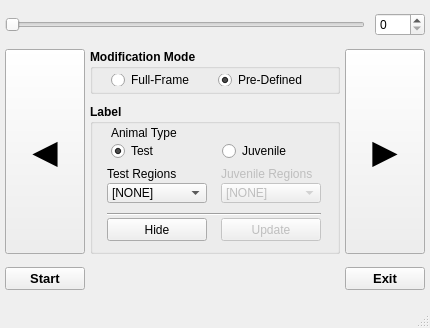
<?xml version="1.0" encoding="UTF-8"?>
<ui version="4.0">
 <class>ControlViewer</class>
 <widget class="QMainWindow" name="ControlViewer">
  <property name="geometry">
   <rect>
    <x>0</x>
    <y>0</y>
    <width>428</width>
    <height>328</height>
   </rect>
  </property>
  <property name="maximumSize">
   <size>
    <width>1060</width>
    <height>400</height>
   </size>
  </property>
  <property name="windowTitle">
   <string>MEGIT Pre-Processing Control</string>
  </property>
  <widget class="QWidget" name="frmctrlWidget">
   <layout class="QHBoxLayout" name="mainLayout">
    <property name="spacing">
     <number>10</number>
    </property>
    <property name="leftMargin">
     <number>5</number>
    </property>
    <property name="topMargin">
     <number>5</number>
    </property>
    <property name="rightMargin">
     <number>5</number>
    </property>
    <property name="bottomMargin">
     <number>5</number>
    </property>
    <item>
     <layout class="QVBoxLayout" name="inputsLayout">
      <property name="spacing">
       <number>5</number>
      </property>
      <item>
       <layout class="QHBoxLayout" name="frmsldrLayout">
        <property name="spacing">
         <number>10</number>
        </property>
        <item>
         <widget class="QSlider" name="frameSlider">
          <property name="minimumSize">
           <size>
            <width>0</width>
            <height>25</height>
           </size>
          </property>
          <property name="maximumSize">
           <size>
            <width>16777215</width>
            <height>25</height>
           </size>
          </property>
          <property name="orientation">
           <enum>Qt::Horizontal</enum>
          </property>
         </widget>
        </item>
        <item>
         <widget class="QSpinBox" name="sliderValue">
          <property name="minimumSize">
           <size>
            <width>50</width>
            <height>0</height>
           </size>
          </property>
         </widget>
        </item>
       </layout>
      </item>
      <item>
       <layout class="QHBoxLayout" name="controlsLayout">
        <property name="spacing">
         <number>5</number>
        </property>
        <item>
         <widget class="QPushButton" name="prevButton">
          <property name="minimumSize">
           <size>
            <width>0</width>
            <height>205</height>
           </size>
          </property>
          <property name="font">
           <font>
            <pointsize>25</pointsize>
            <weight>75</weight>
            <bold>true</bold>
           </font>
          </property>
          <property name="text">
           <string>◀</string>
          </property>
         </widget>
        </item>
        <item>
         <layout class="QVBoxLayout" name="settingsLayout">
          <property name="spacing">
           <number>10</number>
          </property>
          <item>
           <widget class="QGroupBox" name="modmodeBox">
            <property name="minimumSize">
             <size>
              <width>250</width>
              <height>45</height>
             </size>
            </property>
            <property name="maximumSize">
             <size>
              <width>250</width>
              <height>45</height>
             </size>
            </property>
            <property name="font">
             <font>
              <weight>75</weight>
              <bold>true</bold>
             </font>
            </property>
            <property name="title">
             <string>Modification Mode</string>
            </property>
            <layout class="QHBoxLayout" name="modmodeLayout">
             <property name="spacing">
              <number>5</number>
             </property>
             <property name="leftMargin">
              <number>18</number>
             </property>
             <property name="topMargin">
              <number>5</number>
             </property>
             <property name="rightMargin">
              <number>18</number>
             </property>
             <property name="bottomMargin">
              <number>5</number>
             </property>
             <item>
              <widget class="QRadioButton" name="fullmodeButton">
               <property name="font">
                <font>
                 <weight>50</weight>
                 <bold>false</bold>
                </font>
               </property>
               <property name="text">
                <string>Full-Frame</string>
               </property>
               <property name="checked">
                <bool>false</bool>
               </property>
               <attribute name="buttonGroup">
                <string notr="true">rangeGroup</string>
               </attribute>
              </widget>
             </item>
             <item>
              <widget class="QRadioButton" name="selcmodeButton">
               <property name="font">
                <font>
                 <weight>50</weight>
                 <bold>false</bold>
                </font>
               </property>
               <property name="text">
                <string>Pre-Defined</string>
               </property>
               <property name="checked">
                <bool>true</bool>
               </property>
               <attribute name="buttonGroup">
                <string notr="true">rangeGroup</string>
               </attribute>
              </widget>
             </item>
            </layout>
           </widget>
          </item>
          <item>
           <layout class="QHBoxLayout" name="featuresLayout">
            <property name="spacing">
             <number>10</number>
            </property>
            <item>
             <widget class="QGroupBox" name="labelGroup">
              <property name="minimumSize">
               <size>
                <width>250</width>
                <height>150</height>
               </size>
              </property>
              <property name="maximumSize">
               <size>
                <width>250</width>
                <height>150</height>
               </size>
              </property>
              <property name="font">
               <font>
                <weight>75</weight>
                <bold>true</bold>
               </font>
              </property>
              <property name="title">
               <string>Label</string>
              </property>
              <layout class="QVBoxLayout" name="labelLayout">
               <property name="spacing">
                <number>5</number>
               </property>
               <property name="leftMargin">
                <number>10</number>
               </property>
               <property name="topMargin">
                <number>0</number>
               </property>
               <property name="rightMargin">
                <number>10</number>
               </property>
               <property name="bottomMargin">
                <number>10</number>
               </property>
               <item>
                <layout class="QGridLayout" name="modeLayout">
                 <property name="leftMargin">
                  <number>8</number>
                 </property>
                 <property name="rightMargin">
                  <number>0</number>
                 </property>
                 <property name="horizontalSpacing">
                  <number>5</number>
                 </property>
                 <property name="verticalSpacing">
                  <number>0</number>
                 </property>
                 <item row="0" column="0">
                  <widget class="QLabel" name="aniLabel">
                   <property name="font">
                    <font>
                     <weight>50</weight>
                     <bold>false</bold>
                    </font>
                   </property>
                   <property name="text">
                    <string>Animal Type</string>
                   </property>
                  </widget>
                 </item>
                 <item row="1" column="0">
                  <widget class="QRadioButton" name="tgtButton">
                   <property name="font">
                    <font>
                     <weight>50</weight>
                     <bold>false</bold>
                    </font>
                   </property>
                   <property name="text">
                    <string>Test</string>
                   </property>
                   <property name="checked">
                    <bool>true</bool>
                   </property>
                   <attribute name="buttonGroup">
                    <string notr="true">modeGroup</string>
                   </attribute>
                  </widget>
                 </item>
                 <item row="1" column="1">
                  <widget class="QRadioButton" name="juvButton">
                   <property name="font">
                    <font>
                     <weight>50</weight>
                     <bold>false</bold>
                    </font>
                   </property>
                   <property name="text">
                    <string>Juvenile</string>
                   </property>
                   <attribute name="buttonGroup">
                    <string notr="true">modeGroup</string>
                   </attribute>
                  </widget>
                 </item>
                </layout>
               </item>
               <item>
                <layout class="QGridLayout" name="lblselLayout">
                 <property name="horizontalSpacing">
                  <number>10</number>
                 </property>
                 <property name="verticalSpacing">
                  <number>2</number>
                 </property>
                 <item row="0" column="0">
                  <widget class="QLabel" name="tgtLabel">
                   <property name="font">
                    <font>
                     <weight>50</weight>
                     <bold>false</bold>
                    </font>
                   </property>
                   <property name="text">
                    <string>Test Regions</string>
                   </property>
                  </widget>
                 </item>
                 <item row="0" column="1">
                  <widget class="QLabel" name="juvLabel">
                   <property name="enabled">
                    <bool>false</bool>
                   </property>
                   <property name="font">
                    <font>
                     <weight>50</weight>
                     <bold>false</bold>
                    </font>
                   </property>
                   <property name="text">
                    <string>Juvenile Regions</string>
                   </property>
                  </widget>
                 </item>
                 <item row="1" column="0">
                  <widget class="QComboBox" name="tgtBox">
                   <property name="minimumSize">
                    <size>
                     <width>100</width>
                     <height>20</height>
                    </size>
                   </property>
                   <property name="maximumSize">
                    <size>
                     <width>100</width>
                     <height>20</height>
                    </size>
                   </property>
                   <property name="font">
                    <font>
                     <weight>50</weight>
                     <bold>false</bold>
                    </font>
                   </property>
                   <item>
                    <property name="text">
                     <string>[NONE]</string>
                    </property>
                   </item>
                   <item>
                    <property name="text">
                     <string>Gap</string>
                    </property>
                   </item>
                   <item>
                    <property name="text">
                     <string>Top</string>
                    </property>
                   </item>
                   <item>
                    <property name="text">
                     <string>Bottom</string>
                    </property>
                   </item>
                   <item>
                    <property name="text">
                     <string>Wall</string>
                    </property>
                   </item>
                  </widget>
                 </item>
                 <item row="1" column="1">
                  <widget class="QComboBox" name="juvBox">
                   <property name="enabled">
                    <bool>false</bool>
                   </property>
                   <property name="minimumSize">
                    <size>
                     <width>100</width>
                     <height>20</height>
                    </size>
                   </property>
                   <property name="maximumSize">
                    <size>
                     <width>100</width>
                     <height>20</height>
                    </size>
                   </property>
                   <property name="font">
                    <font>
                     <weight>50</weight>
                     <bold>false</bold>
                    </font>
                   </property>
                   <item>
                    <property name="text">
                     <string>[NONE]</string>
                    </property>
                   </item>
                   <item>
                    <property name="text">
                     <string>Gap</string>
                    </property>
                   </item>
                   <item>
                    <property name="text">
                     <string>Top</string>
                    </property>
                   </item>
                   <item>
                    <property name="text">
                     <string>Bottom</string>
                    </property>
                   </item>
                  </widget>
                 </item>
                </layout>
               </item>
               <item>
                <layout class="QGridLayout" name="lblctrlLayout">
                 <property name="topMargin">
                  <number>5</number>
                 </property>
                 <property name="horizontalSpacing">
                  <number>10</number>
                 </property>
                 <property name="verticalSpacing">
                  <number>2</number>
                 </property>
                 <item row="0" column="0" colspan="2">
                  <widget class="Line" name="labelLine">
                   <property name="orientation">
                    <enum>Qt::Horizontal</enum>
                   </property>
                  </widget>
                 </item>
                 <item row="1" column="0">
                  <widget class="QPushButton" name="hidButton">
                   <property name="sizePolicy">
                    <sizepolicy hsizetype="Fixed" vsizetype="Fixed">
                     <horstretch>0</horstretch>
                     <verstretch>0</verstretch>
                    </sizepolicy>
                   </property>
                   <property name="minimumSize">
                    <size>
                     <width>100</width>
                     <height>23</height>
                    </size>
                   </property>
                   <property name="maximumSize">
                    <size>
                     <width>100</width>
                     <height>23</height>
                    </size>
                   </property>
                   <property name="font">
                    <font>
                     <weight>50</weight>
                     <bold>false</bold>
                    </font>
                   </property>
                   <property name="text">
                    <string>Hide</string>
                   </property>
                  </widget>
                 </item>
                 <item row="1" column="1">
                  <widget class="QPushButton" name="updButton">
                   <property name="enabled">
                    <bool>false</bool>
                   </property>
                   <property name="sizePolicy">
                    <sizepolicy hsizetype="Fixed" vsizetype="Fixed">
                     <horstretch>0</horstretch>
                     <verstretch>0</verstretch>
                    </sizepolicy>
                   </property>
                   <property name="minimumSize">
                    <size>
                     <width>100</width>
                     <height>23</height>
                    </size>
                   </property>
                   <property name="maximumSize">
                    <size>
                     <width>100</width>
                     <height>23</height>
                    </size>
                   </property>
                   <property name="font">
                    <font>
                     <weight>50</weight>
                     <bold>false</bold>
                    </font>
                   </property>
                   <property name="text">
                    <string>Update</string>
                   </property>
                  </widget>
                 </item>
                </layout>
               </item>
              </layout>
             </widget>
            </item>
           </layout>
          </item>
         </layout>
        </item>
        <item>
         <widget class="QPushButton" name="nextButton">
          <property name="minimumSize">
           <size>
            <width>0</width>
            <height>205</height>
           </size>
          </property>
          <property name="font">
           <font>
            <pointsize>25</pointsize>
            <weight>75</weight>
            <bold>true</bold>
           </font>
          </property>
          <property name="text">
           <string>▶</string>
          </property>
         </widget>
        </item>
       </layout>
      </item>
      <item>
       <layout class="QHBoxLayout" name="progctrlLayout">
        <property name="spacing">
         <number>10</number>
        </property>
        <item>
         <widget class="QPushButton" name="startButton">
          <property name="font">
           <font>
            <pointsize>10</pointsize>
            <weight>75</weight>
            <bold>true</bold>
           </font>
          </property>
          <property name="text">
           <string>Start</string>
          </property>
         </widget>
        </item>
        <item>
         <spacer name="progctrltSpacer">
          <property name="orientation">
           <enum>Qt::Horizontal</enum>
          </property>
          <property name="sizeHint" stdset="0">
           <size>
            <width>40</width>
            <height>25</height>
           </size>
          </property>
         </spacer>
        </item>
        <item>
         <widget class="QPushButton" name="exitButton">
          <property name="font">
           <font>
            <pointsize>10</pointsize>
            <weight>75</weight>
            <bold>true</bold>
           </font>
          </property>
          <property name="text">
           <string>Exit</string>
          </property>
         </widget>
        </item>
       </layout>
      </item>
     </layout>
    </item>
   </layout>
  </widget>
  <widget class="QStatusBar" name="statusBar"/>
  <widget class="QMenuBar" name="menuBar">
   <property name="geometry">
    <rect>
     <x>0</x>
     <y>0</y>
     <width>428</width>
     <height>21</height>
    </rect>
   </property>
  </widget>
 </widget>
 <tabstops>
  <tabstop>frameSlider</tabstop>
  <tabstop>sliderValue</tabstop>
  <tabstop>tgtButton</tabstop>
  <tabstop>juvButton</tabstop>
  <tabstop>tgtBox</tabstop>
  <tabstop>juvBox</tabstop>
  <tabstop>hidButton</tabstop>
  <tabstop>updButton</tabstop>
  <tabstop>startButton</tabstop>
  <tabstop>exitButton</tabstop>
  <tabstop>prevButton</tabstop>
  <tabstop>nextButton</tabstop>
 </tabstops>
 <resources/>
 <connections>
  <connection>
   <sender>frameSlider</sender>
   <signal>valueChanged(int)</signal>
   <receiver>sliderValue</receiver>
   <slot>setValue(int)</slot>
   <hints>
    <hint type="sourcelabel">
     <x>84</x>
     <y>46</y>
    </hint>
    <hint type="destinationlabel">
     <x>420</x>
     <y>49</y>
    </hint>
   </hints>
  </connection>
  <connection>
   <sender>sliderValue</sender>
   <signal>valueChanged(int)</signal>
   <receiver>frameSlider</receiver>
   <slot>setValue(int)</slot>
   <hints>
    <hint type="sourcelabel">
     <x>420</x>
     <y>49</y>
    </hint>
    <hint type="destinationlabel">
     <x>84</x>
     <y>46</y>
    </hint>
   </hints>
  </connection>
  <connection>
   <sender>prevButton</sender>
   <signal>clicked()</signal>
   <receiver>sliderValue</receiver>
   <slot>stepDown()</slot>
   <hints>
    <hint type="sourcelabel">
     <x>73</x>
     <y>191</y>
    </hint>
    <hint type="destinationlabel">
     <x>420</x>
     <y>49</y>
    </hint>
   </hints>
  </connection>
  <connection>
   <sender>nextButton</sender>
   <signal>clicked()</signal>
   <receiver>sliderValue</receiver>
   <slot>stepUp()</slot>
   <hints>
    <hint type="sourcelabel">
     <x>420</x>
     <y>191</y>
    </hint>
    <hint type="destinationlabel">
     <x>420</x>
     <y>49</y>
    </hint>
   </hints>
  </connection>
  <connection>
   <sender>juvButton</sender>
   <signal>toggled(bool)</signal>
   <receiver>juvBox</receiver>
   <slot>setEnabled(bool)</slot>
   <hints>
    <hint type="sourcelabel">
     <x>326</x>
     <y>167</y>
    </hint>
    <hint type="destinationlabel">
     <x>320</x>
     <y>211</y>
    </hint>
   </hints>
  </connection>
  <connection>
   <sender>juvButton</sender>
   <signal>toggled(bool)</signal>
   <receiver>juvLabel</receiver>
   <slot>setEnabled(bool)</slot>
   <hints>
    <hint type="sourcelabel">
     <x>326</x>
     <y>167</y>
    </hint>
    <hint type="destinationlabel">
     <x>320</x>
     <y>189</y>
    </hint>
   </hints>
  </connection>
  <connection>
   <sender>tgtButton</sender>
   <signal>toggled(bool)</signal>
   <receiver>tgtLabel</receiver>
   <slot>setEnabled(bool)</slot>
   <hints>
    <hint type="sourcelabel">
     <x>138</x>
     <y>162</y>
    </hint>
    <hint type="destinationlabel">
     <x>136</x>
     <y>179</y>
    </hint>
   </hints>
  </connection>
  <connection>
   <sender>tgtButton</sender>
   <signal>toggled(bool)</signal>
   <receiver>tgtBox</receiver>
   <slot>setEnabled(bool)</slot>
   <hints>
    <hint type="sourcelabel">
     <x>164</x>
     <y>166</y>
    </hint>
    <hint type="destinationlabel">
     <x>163</x>
     <y>199</y>
    </hint>
   </hints>
  </connection>
  <connection>
   <sender>fullmodeButton</sender>
   <signal>toggled(bool)</signal>
   <receiver>updButton</receiver>
   <slot>setEnabled(bool)</slot>
   <hints>
    <hint type="sourcelabel">
     <x>168</x>
     <y>89</y>
    </hint>
    <hint type="destinationlabel">
     <x>241</x>
     <y>247</y>
    </hint>
   </hints>
  </connection>
 </connections>
 <buttongroups>
  <buttongroup name="modeGroup"/>
  <buttongroup name="rangeGroup"/>
 </buttongroups>
</ui>
